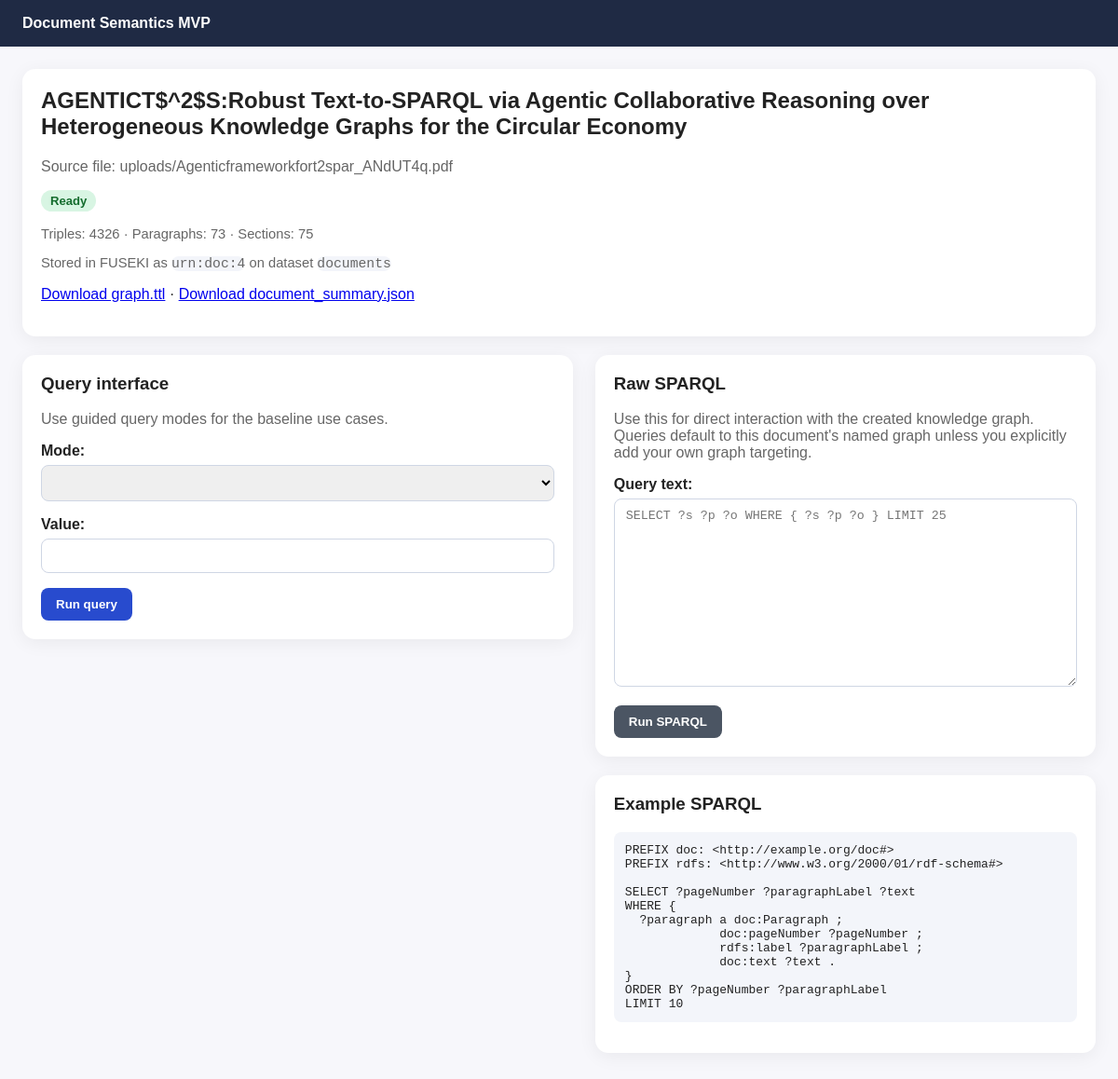
Screenshot of /documents/4/ with the database file from the repository.
### documents/models.py (models this page shows, shortened)
class DocumentGraph(models.Model):
    class StorageBackend(models.TextChoices):
        FUSEKI = "FUSEKI", "Fuseki"
        FILE = "FILE", "File"
    class Status(models.TextChoices):
        PENDING = "PENDING", "Pending"
        READY = "READY", "Ready"
        FAILED = "FAILED", "Failed"
    title = models.CharField(max_length=500, blank=True)
    source_file = models.FileField(upload_to="uploads/")
    graph_file = models.FileField(upload_to="graphs/", blank=True)
    summary_file = models.FileField(upload_to="summaries/", blank=True)
    graph_uri = models.CharField(max_length=500, blank=True)
    storage_backend = models.CharField(max_length=20, choices=StorageBackend.choices, default=StorageBackend.FUSEKI)
    fuseki_dataset = models.CharField(max_length=200, blank=True)
    status = models.CharField(max_length=20, choices=Status.choices, default=Status.PENDING)
    triple_count = models.PositiveIntegerField(default=0)
    paragraph_count = models.PositiveIntegerField(default=0)
    section_count = models.PositiveIntegerField(default=0)
    error_message = models.TextField(blank=True)
    created_at = models.DateTimeField(auto_now_add=True)
    updated_at = models.DateTimeField(auto_now=True)
    class Meta:
        ordering = ["-created_at"]

### documents/views.py (the view)
# urls.py: path("documents/<int:pk>/", views.document_detail, name="detail"),
def document_detail(request, pk: int):
    document = get_object_or_404(DocumentGraph, pk=pk)
    context = {
        "document": document,
        "builtin_form": BuiltinQueryForm(initial={"mode": "topic-page"}),
        "sparql_form": RawSPARQLForm(),
        "builtin_results": request.session.pop("builtin_results", None),
        "builtin_summary": request.session.pop("builtin_summary", None),
        "builtin_error": request.session.pop("builtin_error", None),
        "sparql_results": request.session.pop("sparql_results", None),
        "sparql_error": request.session.pop("sparql_error", None),
    }
    return render(request, "documents/document_detail.html", context)

### documents/forms.py
class BuiltinQueryForm(forms.Form):
    mode = forms.ChoiceField(choices=QUERY_MODE_CHOICES)
    value = forms.CharField(max_length=300)

class RawSPARQLForm(forms.Form):
    query_text = forms.CharField(widget=forms.Textarea(attrs={"rows": 12, "placeholder": "SELECT ?s ?p ?o WHERE { ?s ?p ?o } LIMIT 25"}))

### documents/templates/documents/document_detail.html (shortened to what this page needs)
{% extends "documents/base.html" %}
{% block content %}
<div class="card">
  <h2>{{ document.title|default:document.source_file.name }}</h2>
  <p class="muted">Source file: {{ document.source_file.name }}</p>
  <p>
    <span class="badge {% if document.status == 'READY' %}ready{% elif document.status == 'FAILED' %}failed{% else %}pending{% endif %}">{{ document.get_status_display }}</span>
  </p>
  <p class="small muted">Triples: {{ document.triple_count }} · Paragraphs: {{ document.paragraph_count }} · Sections: {{ document.section_count }}</p>
  {% if document.graph_uri %}
    <p class="small muted">Stored in {{ document.storage_backend }} as <code>{{ document.graph_uri }}</code>{% if document.fuseki_dataset %} on dataset <code>{{ document.fuseki_dataset }}</code>{% endif %}</p>
  {% endif %}
  <p>
    {% if document.graph_file %}<a href="{{ document.graph_file.url }}">Download graph.ttl</a>{% endif %}
    {% if document.summary_file %} · <a href="{{ document.summary_file.url }}">Download document_summary.json</a>{% endif %}
  </p>
</div>
<div class="grid">
  <div>
    <div class="card">
      <h3>Query interface</h3>
      <p class="muted">Use guided query modes for the baseline use cases.</p>
      <form method="post" action="{% url 'documents:run_builtin_query' document.pk %}">
        {{ builtin_form.as_p }}
        <button type="submit">Run query</button>
      </form>
    </div>
  </div>
  <div>
    <div class="card">
      <h3>Raw SPARQL</h3>
      <p class="muted">Use this for direct interaction with the created knowledge graph. Queries default to this document's named graph unless you explicitly add your own graph targeting.</p>
      <form method="post" action="{% url 'documents:run_raw_sparql' document.pk %}">
        {{ sparql_form.as_p }}
        <button type="submit" class="secondary">Run SPARQL</button>
      </form>
    </div>
    <div class="card">
      <h3>Example SPARQL</h3>
      <pre>PREFIX doc: &lt;http://example.org/doc#&gt;
PREFIX rdfs: &lt;http://www.w3.org/2000/01/rdf-schema#&gt;
SELECT ?pageNumber ?paragraphLabel ?text
WHERE {
  ?paragraph a doc:Paragraph ;
             doc:pageNumber ?pageNumber ;
             rdfs:label ?paragraphLabel ;
             doc:text ?text .
}
ORDER BY ?pageNumber ?paragraphLabel
LIMIT 10</pre>
    </div>
  </div>
</div>
{% endblock %}

### documents/templates/documents/base.html (style rules this page uses)
body { font-family: Arial, sans-serif; margin: 0; background: #f7f7fb; color: #222; }
.grid { display: grid; grid-template-columns: 1.1fr 1fr; gap: 24px; }
.card { background: #fff; border-radius: 14px; padding: 20px; box-shadow: 0 4px 20px rgba(0,0,0,0.06); margin-bottom: 20px; }
.card h2, .card h3 { margin-top: 0; }
.muted { color: #666; }
.small { font-size: 0.92rem; }
label { display: block; margin-top: 12px; font-weight: 600; }
input[type="text"], input[type="number"], input[type="file"], select, textarea { width: 100%; box-sizing: border-box; padding: 10px 12px; margin-top: 6px; border: 1px solid #cfd6e4; border-radius: 8px; }
button { background: #284bce; color: #fff; border: 0; padding: 10px 16px; border-radius: 8px; cursor: pointer; font-weight: 600; }
button.secondary { background: #4b5563; }
code, pre { background: #f3f5fa; border-radius: 8px; }
pre { padding: 12px; overflow-x: auto; }
.badge { display: inline-block; padding: 4px 10px; border-radius: 999px; font-size: 0.82rem; font-weight: 700; }
.badge.ready { background: #d8f5e3; color: #146c2e; }

### rows the page displays
DocumentGraph: title "AGENTICT$^2$S:Robust Text-to-SPARQL via Agentic Collaborative Reasoning over Heterogeneous Knowledge Graphs for the Circular Economy", source_file.name "uploads/Agenticframeworkfort2spar_ANdUT4q.pdf", status "Ready", triple_count "4326", paragraph_count "73", section_count "75", storage_backend "FUSEKI", graph_uri "urn:doc:4", fuseki_dataset "documents"
